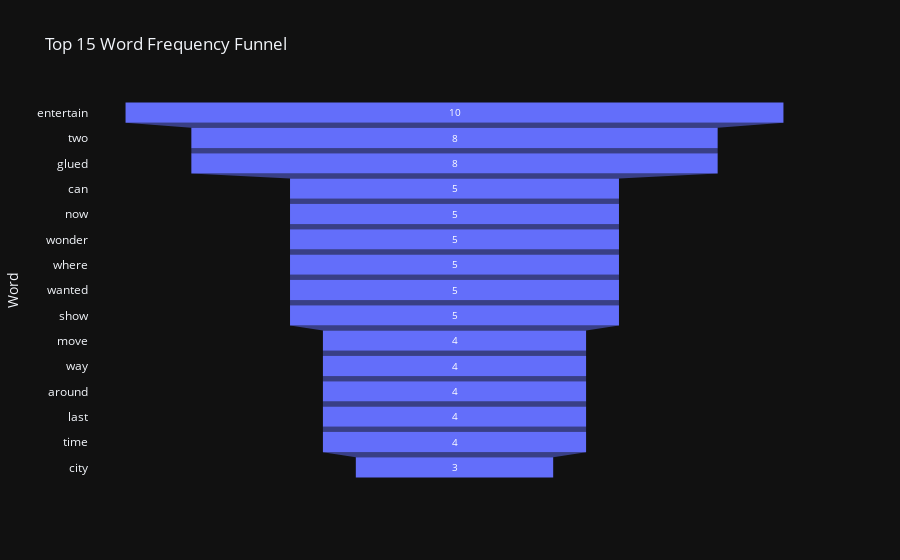

Source (notebook cell):
### Markdown cell above
### Rawfear Funnel Chart

### Code cell
df_counts = pd.DataFrame(counts.most_common(15), columns=['Word', 'Count'])

fig = px.funnel(df_counts, x='Count', y='Word',
                title='Top 15 Word Frequency Funnel',
                color_discrete_sequence=['#636EFA'])
fig.show()

### Figure 1 — Plotly figure (JSON) as saved in the notebook; plotly's stock layout.template omitted (floating-point values rounded to 4 significant figures)
{"data": [{"hovertemplate": "Count=%{x}<br>Word=%{y}<extra></extra>", "legendgroup": "", "marker": {"color": "#636EFA"}, "name": "", "orientation": "h", "showlegend": false, "type": "funnel", "x": [10, 8, 8, 5, 5, 5, 5, 5, 5, 4, 4, 4, 4, 4, 3], "xaxis": "x", "y": ["entertain", "two", "glued", "can", "now", "wonder", "where", "wanted", "show", "move", "way", "around", "last", "time", "city"], "yaxis": "y"}], "layout": {"legend": {"tracegroupgap": 0}, "title": {"text": "Top 15 Word Frequency Funnel"}, "xaxis": {"anchor": "y", "domain": [0, 1], "title": {"text": "Count"}}, "yaxis": {"anchor": "x", "domain": [0, 1], "title": {"text": "Word"}}}}
